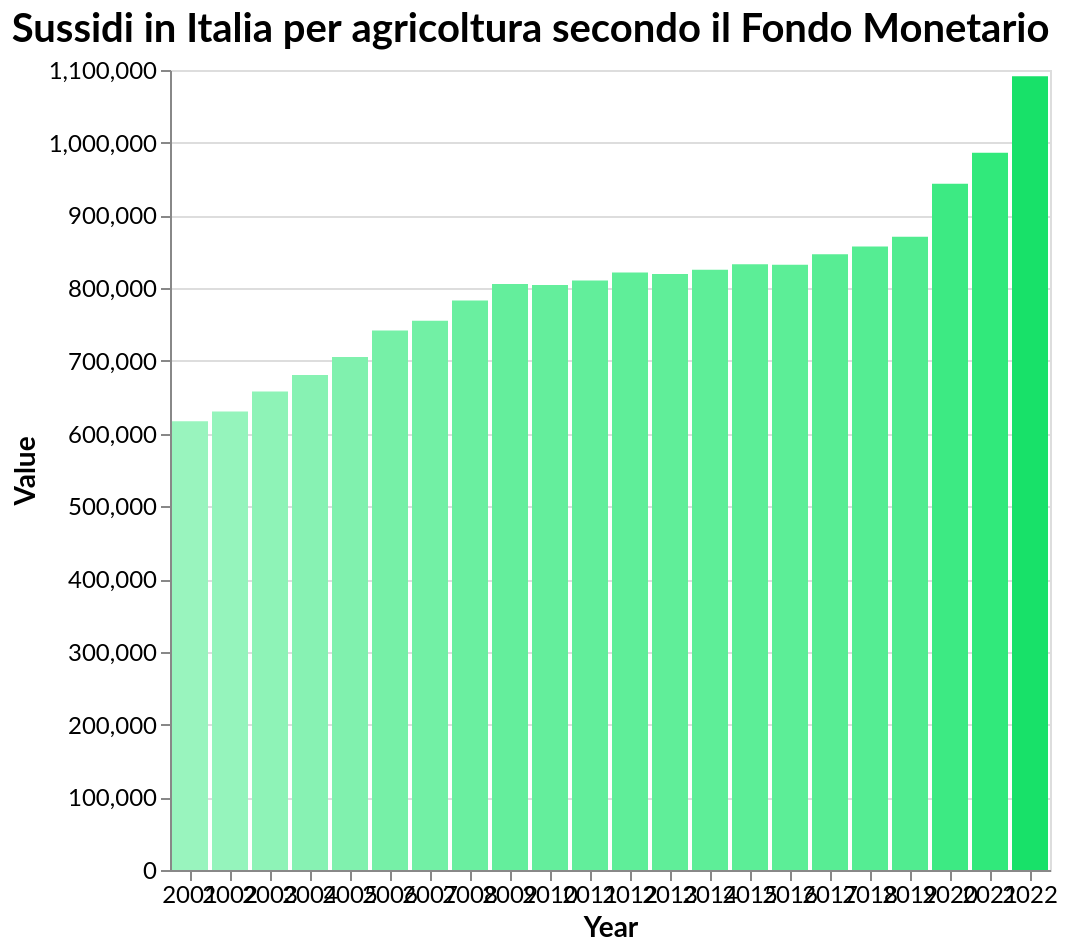

Write the Vega-Lite specification saved for this chart.
### Vega-Lite specification from a JSON file in a GitHub repository (floating-point values rounded to 4 significant figures)
{"$schema": "https://vega.github.io/schema/vega-lite/v5.17.0.json", "config": {"axis": {"labelFont": "Lato", "labelFontSize": 12, "titleFont": "Lato", "titleFontSize": 14}, "background": "transparent", "title": {"anchor": "start", "color": "black", "font": "Lato", "fontSize": 20}}, "data": {"name": "data-2aeefea6411b9a4fed7f67ff28020110"}, "datasets": {"data-2aeefea6411b9a4fed7f67ff28020110": [{"Value": 617051, "Year": 2001}, {"Value": 630369, "Year": 2002}, {"Value": 657771, "Year": 2003}, {"Value": 680718, "Year": 2004}, {"Value": 705459, "Year": 2005}, {"Value": 741766, "Year": 2006}, {"Value": 755305, "Year": 2007}, {"Value": 783156, "Year": 2008}, {"Value": 805888, "Year": 2009}, {"Value": 804370, "Year": 2010}, {"Value": 810686, "Year": 2011}, {"Value": 821712, "Year": 2012}, {"Value": 819381, "Year": 2013}, {"Value": 825502, "Year": 2014}, {"Value": 832927, "Year": 2015}, {"Value": 832265, "Year": 2016}, {"Value": 846821, "Year": 2017}, {"Value": 857245, "Year": 2018}, {"Value": 870860, "Year": 2019}, {"Value": 943494, "Year": 2020}, {"Value": 986167, "Year": 2021}, {"Value": 1091530, "Year": 2022}]}, "encoding": {"color": {"field": "Value", "legend": null, "scale": {"interpolate": "hsl", "scheme": ["#99f4be", "#18E169"]}, "type": "quantitative"}, "tooltip": [{"field": "Value", "format": ",", "type": "quantitative"}], "x": {"axis": {"labelAngle": 0}, "field": "Year", "title": "Year", "type": "ordinal"}, "y": {"field": "Value", "title": "Value", "type": "quantitative"}}, "height": 400, "mark": {"color": "#18E169", "type": "bar"}, "title": "Sussidi in Italia per agricoltura secondo il Fondo Monetario", "width": "container"}
